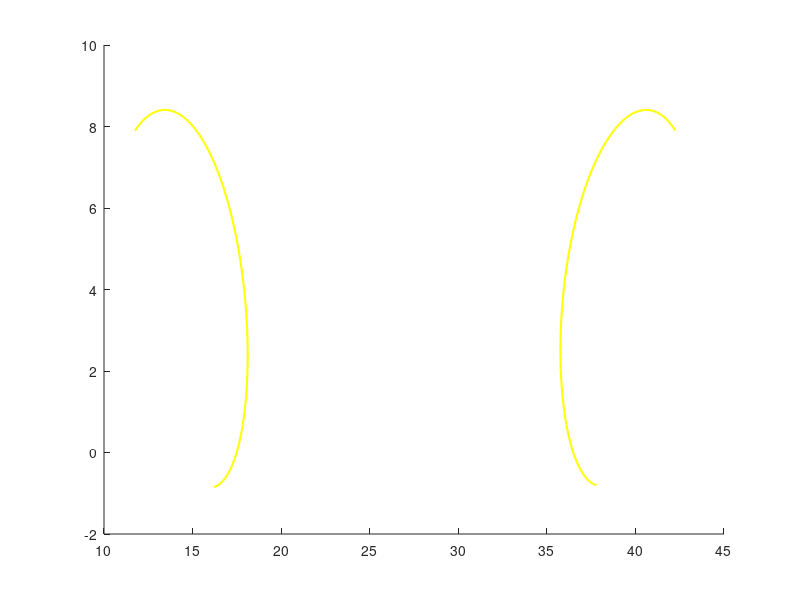

Recreate this plot in MATLAB.
function obraji_curbe()

t = linspace(0,1); % Parametrul
% Punctele de control
b1 = [11.75 15 19.5 19 16.2; 7.9 10 6 -0.5 -0.85];
b2 = [42.25 39.25 34 35 37.8; 7.9 10 6 -0.5 -0.8];
% Polinoamele Bernstein de gradul 4
B0 = (1-t).^4;
B1 = 4.*(1-t).^3.*t;
B2 = 6.*(1-t).^2.*t.^2;
B3 = 4.*(1-t).*t.^3;
B4 = t.^4;
B = [B0;B1;B2;B3;B4]; % Matricea care cuprinde toate polinoamele Bernstein
% Curbele Bezier
f1 = b1*B;
f2 = b2*B;

% --> Desenare grafic (doar curbele Bezier) <--
hold on
plot(f1(1,:),f1(2,:),'y','LineWidth',1.5)
plot(f2(1,:),f2(2,:),'y','LineWidth',1.5)
hold off

end